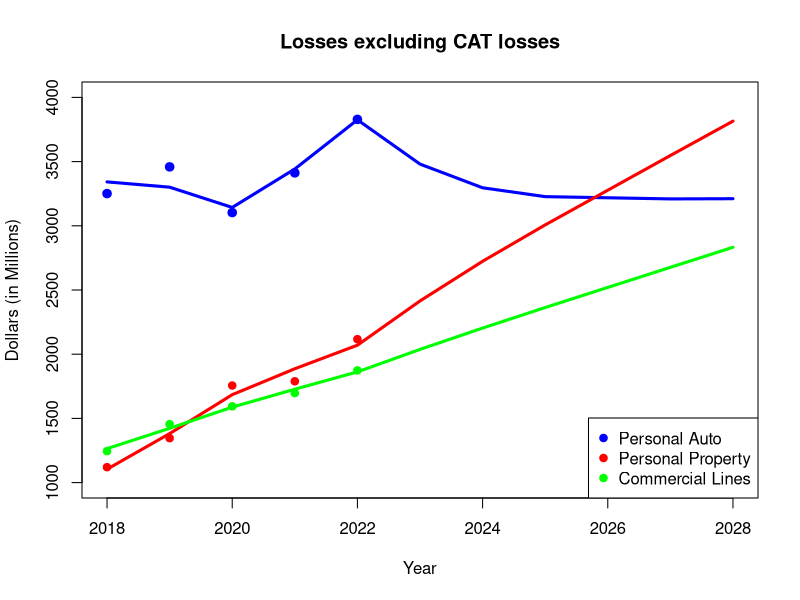

Reproduce this figure in R.
## ---- chunk 1
x_t = 2018:2022
x_inf = c(2.27,    2.00,    0.72,    3.40,    6.80)

# In long term is exponential, but we are looking at short term, therefore used linear model.
# Some discrepancy between actual future values and model, but this model is created to show the general trend over the next years



y1 = c(3251,	3459,	3103,	3412,	3829)
y2 = c(1120,	1346,	1756,	1789,	2117)
y3 = c(1245,	1455	,1594	,1697,	1874)


x_t_new = 2018:2028
x_inf_new = c(2.27,    2.00,    0.72,    3.40,    6.80,3.9,2.39,1.88,1.89,1.9,2)
x_df = data.frame(x_t_new,x_inf_new)
names(x_df) = c('x_t', 'x_inf')

model1 <- lm(y1~x_t+x_inf)

model2 <- lm(y2~x_t+x_inf)

model3 <- lm(y3~x_t+x_inf)

y1_pred <- predict(model1,newdata = x_df)
y2_pred <- predict(model2,newdata =x_df)
y3_pred <- predict(model3,newdata =x_df)



# Create a scatter plot of the data points
plot(x_t, y1, col = "blue", pch = 19, xlab = "Year", ylab = "Dollars (in Millions)", main = "Losses excluding CAT losses", ylim = c(1000,4000),xlim=c(2018,2028),lwd = 2)

# Create a scatter plot of the data points
points(x_t, y2, col = "red", pch = 19)

# Create a scatter plot of the data points
points(x_t, y3, col = "green", pch = 19)

lines(x=x_t_new,y=y1_pred ,col = "blue",lwd=3)
lines(x=x_t_new,y=y2_pred,col = "red",lwd=3)
lines(x=x_t_new,y=y3_pred,col = "green",lwd=3)
legend("bottomright", legend = c("Personal Auto","Personal Property", "Commercial Lines"), cex=1,col = c("blue","red", "green"), pch = c(19, 19,19))



